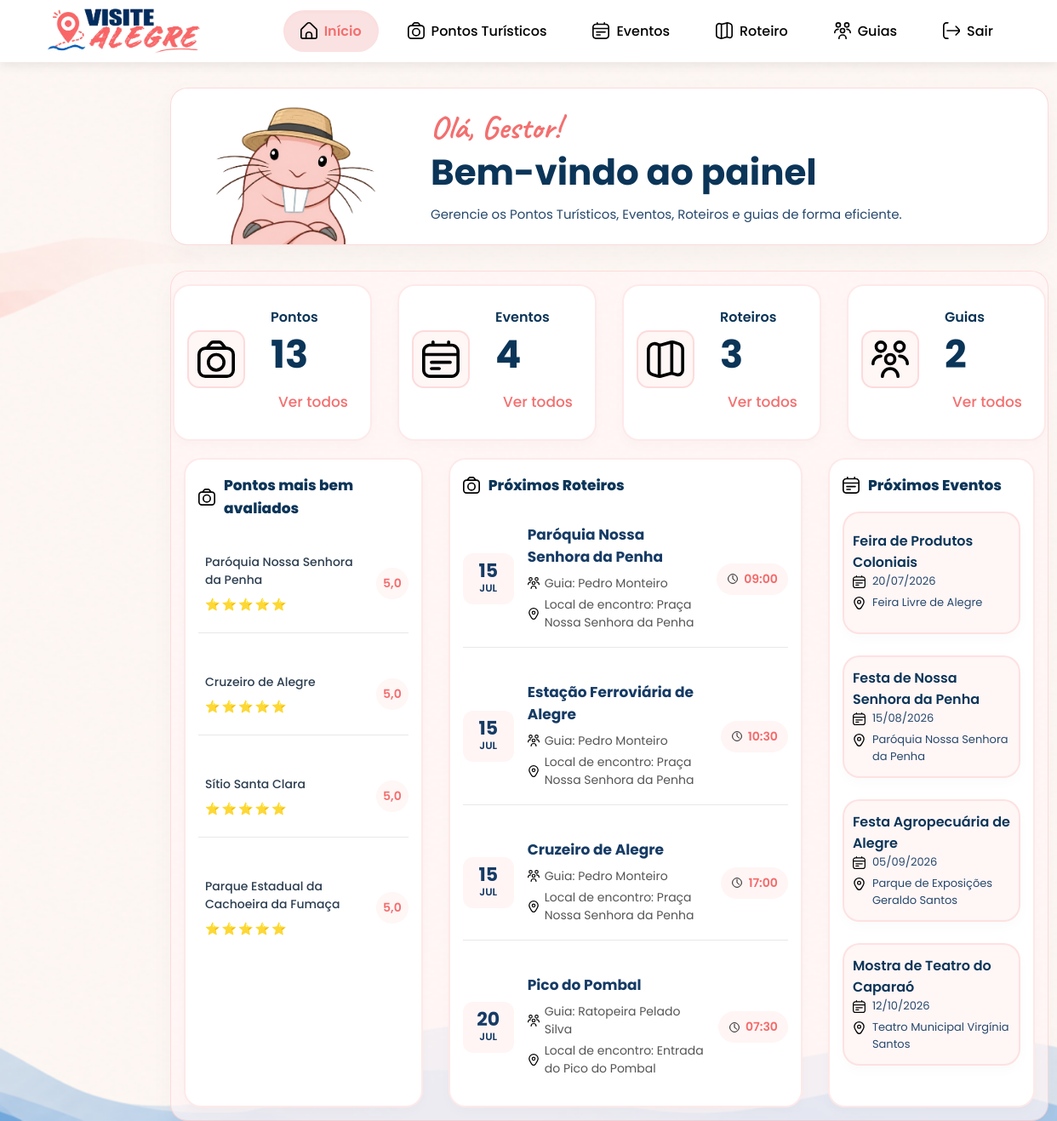
The app's page /sistema/inicio.php with its own data.
### tables this page shows
CREATE TABLE Roteiro
(
  idRoteiro INTEGER AUTO_INCREMENT NOT NULL,
  idGuia INTEGER NOT NULL,
  dataRoteiro DATE NOT NULL,
  localEncontro VARCHAR(200) NOT NULL,
  capacidadeMaxima INTEGER NOT NULL,
  CONSTRAINT pkRoteiro PRIMARY KEY (idRoteiro),
  CONSTRAINT fkRoteiroGuia FOREIGN KEY (idGuia) REFERENCES Guia (idGuia)
);

CREATE TABLE PontoTuristico
(
  idPontoTuristico INTEGER AUTO_INCREMENT NOT NULL,
  idEndereco INTEGER NOT NULL,
  nome VARCHAR(200) NOT NULL,
  descricao VARCHAR(200),
  taxaEntrada DECIMAL(5,2) DEFAULT 0 NOT NULL,
  telefone VARCHAR(11),
  site VARCHAR(200),
  horarioFuncionamentoInicio TIME NOT NULL,
  horarioFuncionamentoFim TIME NOT NULL,
  CONSTRAINT pkPontoTuristico PRIMARY KEY (idPontoTuristico),
  CONSTRAINT fkPontoTuristicoEndereco FOREIGN KEY (idEndereco) REFERENCES Endereco (idEndereco)
);

CREATE TABLE Usuario
(
  idUsuario INTEGER AUTO_INCREMENT NOT NULL,
  idEndereco INTEGER NOT NULL,
  nome VARCHAR(200) NOT NULL,
  CPF VARCHAR(11) UNIQUE NOT NULL,
  telefone VARCHAR(11) NOT NULL,
  email VARCHAR(45) UNIQUE NOT NULL,
  senha VARCHAR(45) NOT NULL,
  CONSTRAINT pkUsuario PRIMARY KEY (idUsuario),
  CONSTRAINT fkUsuarioEndereco FOREIGN KEY (idEndereco) REFERENCES Endereco (idEndereco)
);

CREATE TABLE Roteiro_PontoTuristico 
(
  idRoteiro INTEGER NOT NULL,
  idPontoTuristico INTEGER NOT NULL,
  tempoInicio TIME NOT NULL,
  tempoFim TIME NOT NULL,
  CONSTRAINT pkRoteiro_PontoTuristico PRIMARY KEY (idRoteiro, idPontoTuristico),
  CONSTRAINT fkRoteiro_PontoTuristicoRoteiro FOREIGN KEY (idRoteiro) REFERENCES Roteiro (idRoteiro),
  CONSTRAINT fkRoteiro_PontoTuristicoPontoTuristico FOREIGN KEY (idPontoTuristico) REFERENCES PontoTuristico (idPontoTuristico)
);

CREATE TABLE Evento
(
  idEvento INTEGER AUTO_INCREMENT NOT NULL,
  idPontoTuristico INTEGER NOT NULL,
  dataEvento DATETIME NOT NULL,
  taxaEntrada DECIMAL(5,2) DEFAULT 0 NOT NULL,
  tipoEvento VARCHAR(45) NOT NULL,
  titulo VARCHAR(200) NOT NULL,
  CONSTRAINT pkEvento PRIMARY KEY (idEvento),
  CONSTRAINT fkEventoPontoTuristico FOREIGN KEY (idPontoTuristico) REFERENCES PontoTuristico (idPontoTuristico)
);

### sistema/inicio.php (the view, shortened to what this page needs)
<?php include_once 'conexao.php'; ?>
<?php
$totalPontos = 0;
$totalEventos = 0;
$totalRoteiros = 0;
$totalGuias = 0;
$proximosEventos = [];
try {
    $sql = "SELECT COUNT(*) FROM pontoturistico";
    $stmt = $pdo->query($sql);
    $totalPontos = $stmt->fetchColumn();
    $sql = "SELECT COUNT(*) FROM evento";
    $stmt = $pdo->query($sql);
    $totalEventos = $stmt->fetchColumn();
    $sql = "SELECT COUNT(*) FROM roteiro";
    $stmt = $pdo->query($sql);
    $totalRoteiros = $stmt->fetchColumn();
    $sql = "SELECT COUNT(*) FROM guia";
    $stmt = $pdo->query($sql);
    $totalGuias = $stmt->fetchColumn();
    $sqlEventos = "
        SELECT
            e.titulo,
            DATE_FORMAT(e.dataEvento, '%d/%m/%Y') AS data_evento,
            pt.nome AS local
        FROM Evento e
        INNER JOIN PontoTuristico pt ON e.idPontoTuristico = pt.idPontoTuristico
        WHERE e.dataEvento >= CURDATE()
        ORDER BY e.dataEvento ASC
        LIMIT 4
    ";
    $stmtEventos = $pdo->query($sqlEventos);
    $proximosEventos = $stmtEventos->fetchAll(PDO::FETCH_ASSOC);
    $sqlPontos = "
    SELECT
        pt.nome,
        pt.taxaEntrada,
        ROUND(AVG(a.nota), 1) AS media,
        COUNT(a.idAvaliacao) AS qtdAvaliacoes
    FROM PontoTuristico pt
    INNER JOIN Avaliacao a
        ON pt.idPontoTuristico = a.idPontoTuristico
    GROUP BY
        pt.idPontoTuristico,
        pt.nome,
        pt.taxaEntrada
    ORDER BY media DESC, qtdAvaliacoes DESC
    LIMIT 4
    ";
    $stmtPontos = $pdo->query($sqlPontos);
    $pontosBemAvaliados = $stmtPontos->fetchAll(PDO::FETCH_ASSOC);
    $sqlRoteiros = "
    SELECT
        r.idRoteiro,
        r.dataRoteiro,
        r.localEncontro,
        u.nome AS guia,
        rp.tempoInicio,
        DATE_FORMAT(r.dataRoteiro, '%d') AS dia,
        UPPER(DATE_FORMAT(r.dataRoteiro, '%b')) AS mes,
        pt.nome AS titulo
    FROM Roteiro r
    INNER JOIN Guia g
        ON g.idGuia = r.idGuia
    INNER JOIN Usuario u
        ON u.idUsuario = g.idGuia
    INNER JOIN Roteiro_PontoTuristico rp
        ON rp.idRoteiro = r.idRoteiro
    INNER JOIN PontoTuristico pt
        ON pt.idPontoTuristico = rp.idPontoTuristico
    WHERE r.dataRoteiro >= CURDATE()
    ORDER BY r.dataRoteiro, rp.tempoInicio
    LIMIT 4
    ";
    $stmtRoteiros = $pdo->query($sqlRoteiros);
    $proximosRoteiros = $stmtRoteiros->fetchAll(PDO::FETCH_ASSOC);
} catch (PDOException $e) {}
?>
<!DOCTYPE html>
<html lang="pt-BR">
<head>
    <link rel="stylesheet" href="style.css">
</head>
<body>
    <header>
        <div class="title"><a href="inicio.php"><img src="img/VisiteAlegreLogo.png" alt=""></a></div>
        <menu>
            <nav>
                <a href="inicio.php" class="ativo"><img src="img/inicio.svg" alt=""><span>Início</span></a>
                <a href="pontos.php"><img src="img/pontos.svg" alt=""><span>Pontos Turísticos</span></a>
                <a href="eventos.php"><img src="img/eventos.svg" alt=""><span>Eventos</span></a>
                <a href="roteiro.php"><img src="img/roteiro.svg" alt=""><span>Roteiro</span></a>
                <a href="guias.php"><img src="img/guias.svg" alt=""><span>Guias</span></a>
                <a href="login.php"><img src="img/sair.svg" alt=""><span>Sair</span></a>
            </nav>
        </menu>
    </header>
    <main>
        <div class="bemvindo">
            <img src="img/RatoPelado.png" alt="">
            <div class="bemvindo-texto">
                <h1>Olá, Gestor!</h1>
                <h2>Bem-vindo ao painel</h2>
                <p>Gerencie os Pontos Turísticos, Eventos, Roteiros e guias de forma eficiente.</p>
            </div>
        </div>
        <div class="painel">
            <div class="todos-cartao">
                <div class="cartao">
                    <div class="painel-imagem">
                        <img src="img/pontos.svg" alt="">
                    </div>
                    <div class="painel-texto">
                        <h3>Pontos</h3>
                        <h2><?php echo $totalPontos ?? 0; ?></h2>
                        <div class="ver-todos"><a href="pontos.php#historico">Ver todos</a></div>
                    </div>
                </div>
                <div class="cartao">
                    <div class="painel-imagem">
                        <img src="img/eventos.svg" alt="">
                    </div>
                    <div class="painel-texto">
                        <h3>Eventos</h3>
                        <h2><?php echo $totalEventos ?? 0; ?></h2>
                        <div class="ver-todos"><a href="eventos.php#historico">Ver todos</a></div>
                    </div>
                </div>
                <div class="cartao">
                    <div class="painel-imagem">
                        <img src="img/roteiro.svg" alt="">
                    </div>
                    <div class="painel-texto">
                        <h3>Roteiros</h3>
                        <h2><?php echo $totalRoteiros ?? 0; ?></h2>
                        <div class="ver-todos"><a href="roteiro.php#historico">Ver todos</a></div>
                    </div>
                </div>
                <div class="cartao">
                    <div class="painel-imagem">
                        <img src="img/guias.svg" alt="">
                    </div>
                    <div class="painel-texto">
                        <h3>Guias</h3>
                        <h2><?php echo $totalGuias ?? 0; ?></h2>
                        <div class="ver-todos"><a href="guias.php#historico">Ver todos</a></div>
                    </div>
                </div>
            </div>
            <div class="meio-pagina">
                <div class="proximos-eventos">
                    <div class="cabecalho">
                        <img src="img/pontos.svg" alt="" class="icone">
                        <h3>Pontos mais bem avaliados</h3>
                    </div>
                    <div class="eventos">
                        <?php
                        if (!empty($pontosBemAvaliados)):
                            foreach ($pontosBemAvaliados as $ponto):
                        ?>
                            <div class="cartao-ponto">
                                <div class="conteudo-ponto">
                                    <div class="estrela-aninhada">
                                        <h3><?php echo $ponto['nome']; ?></h3>
                                        <div class="estrelas-ponto">
                                            <?php echo str_repeat("⭐", floor($ponto['media'])); ?>
                                        </div>
                                    </div>
                                    <div class="avaliacao-ponto">
                                        <span class="nota">
                                            <?php echo number_format($ponto['media'], 1, ',', '.'); ?>
                                        </span>
                                    </div>
                                </div>
                            </div>
                        <?php
                            endforeach;
                        else:
                        ?>
                            <p style="color:#666">
                                Nenhum ponto avaliado.
                            </p>
                        <?php endif; ?>
                    </div>
                </div>
                <div class="proximos-eventos">
                    <div class="cabecalho">
                        <img src="img/pontos.svg" alt="" class="icone">
                        <h3>Próximos Roteiros</h3>
                    </div>
                    <div class="eventos">
                        <?php if (!empty($proximosRoteiros)): ?>
                            <?php foreach ($proximosRoteiros as $roteiro): ?>
                                <div class="roteiro-cartao">
                                    <div class="roteiro-data">
                                        <span class="dia"><?php echo $roteiro['dia']; ?></span>
                                        <span class="mes"><?php echo $roteiro['mes']; ?></span>
                                    </div>
                                    <div class="roteiro-info">
                                        <h3><?php echo $roteiro['titulo']; ?></h3>
                                        <p>
                                            <img src="img/guias.svg" alt="" class="icone">
                                            Guia: <?php echo $roteiro['guia']; ?>
                                        </p>
                                        <p>
                                            <img src="img/local.svg" alt="" class="icone">
                                            Local de encontro: <?php echo $roteiro['localEncontro']; ?>
                                        </p>
                                    </div>
                                    <div class="roteiro-hora">
                                        <img src="img/relogio.svg" alt="">
                                        <?php echo substr($roteiro['tempoInicio'], 0, 5); ?>
                                    </div>
                                </div>
                            <?php endforeach; ?>
                        <?php else: ?>
                            <p style="color:#666;">
                                Nenhum roteiro programado.
                            </p>
                        <?php endif; ?>
                    </div>
                </div>
                <div class="proximos-eventos">
                    <div class="cabecalho">
                        <img src="img/eventos.svg" alt="" class="icone"><h3>Próximos Eventos</h3>
                    </div>
                    <div class="eventos">
                        <?php
                        if (!empty($proximosEventos)):
                            foreach ($proximosEventos as $evento):
                        ?>
                            <div class="cartao-evento">
                                <div class="evento-texto">
                                    <h3><?php echo $evento['titulo']; ?></h3>
                                    <div class="item">
                                        <div class="evento-mini"><img src="img/eventos.svg" alt="Data"></div>
                                        <h2><?php echo $evento['data_evento']; ?></h2>
                                    </div>
                                    <div class="item">
                                        <div class="evento-mini"><img src="img/local.svg" alt="Local"></div>
                                        <h2><?php echo $evento['local']; ?></h2>
                                    </div>
                                </div>
                            </div>
                        <?php
                            endforeach;
                        else:
                        ?>
                                <p style="text-align: center; width: 100%; color: #666; padding: 20px;">
                                    Nenhum evento programado para os próximos dias.
                                </p>
                        <?php endif; ?>
                    </div>
                </div>
            </div>
        </div>
    </main>
</body>
</html>

### records on screen
roteiro: dia "15", mes "JUL", pontoturistico.nome "Paróquia Nossa Senhora da Penha", usuario.nome "Pedro Monteiro", localEncontro "Praça Nossa Senhora da Penha", roteiro_pontoturistico.tempoInicio "09:00", pontoturistico.nome "Estação Ferroviária de Alegre", roteiro_pontoturistico.tempoInicio "10:30", pontoturistico.nome "Cruzeiro de Alegre", roteiro_pontoturistico.tempoInicio "17:00"
roteiro: dia "20", mes "JUL", pontoturistico.nome "Pico do Pombal", usuario.nome "Ratopeira Pelado Silva", localEncontro "Entrada do Pico do Pombal", roteiro_pontoturistico.tempoInicio "07:30"
evento: titulo "Feira de Produtos Coloniais", data_evento "20/07/2026", idPontoTuristico.nome "Feira Livre de Alegre"
evento: titulo "Festa de Nossa Senhora da Penha", data_evento "15/08/2026", idPontoTuristico.nome "Paróquia Nossa Senhora da Penha"
evento: titulo "Festa Agropecuária de Alegre", data_evento "05/09/2026", idPontoTuristico.nome "Parque de Exposições Geraldo Santos"
evento: titulo "Mostra de Teatro do Caparaó", data_evento "12/10/2026", idPontoTuristico.nome "Teatro Municipal Virgínia Santos"

### other values on screen
$totalPontos "13"
$totalEventos "4"
$totalRoteiros "3"
$totalGuias "2"
$ponto['nome'] "Paróquia Nossa Senhora da Penha"
str_repeat("⭐", floor($ponto['media'])) "⭐⭐⭐⭐⭐"
$ponto['media'] "5,0"
$ponto['nome'] "Cruzeiro de Alegre"
$ponto['nome'] "Sítio Santa Clara"
$ponto['nome'] "Parque Estadual da Cachoeira da Fumaça"
